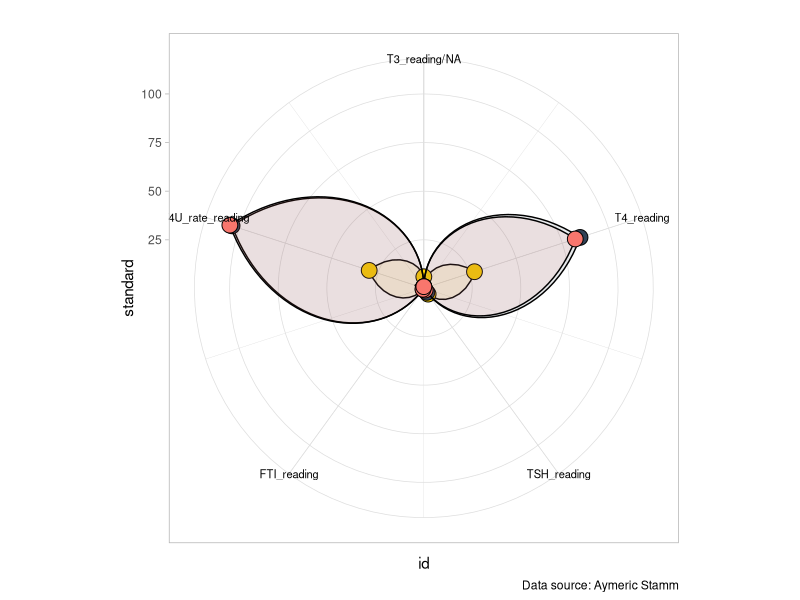

The R source for this figure:
## ---- chunk 1
library(tidyverse)
library(readr)

library(ggplot2)
## ---- chunk 2
data1 <- read.csv("../../A_Datas/df_tidy_for_db3.csv",encoding = 'UTF-8')
head(data1)
## ---- chunk 3
data2 <- data1 %>% 
    filter(indicateur == 'patient_gender', p_n == 0) %>% 
    select(-c(p_n, indicateur))

AddRow=c(NA, 
         nrow(data2)+1, 
         data2[1,(ncol(data2)-1):ncol(data2)])
data2 <- rbind(data2, as.numeric(AddRow))

data2 <- data2 %>% 
  mutate(id = c(1:6))
data2  %>%
  ggplot(aes(x=id)) +
  geom_polygon(aes(y=standard),color = "black", fill= "#ffd200",alpha=0.1)+
  geom_point(aes(y=standard, fill= "#ffd200"),size=5,shape=21,color = 'black',fill= "#ffd200")+
  
  geom_polygon(aes(y=mean),color = "black", fill= "#304156",alpha=0.1)+
  geom_point(aes(y=mean, fill= "#304156"),size=5,shape=21,color = 'black', fill= "#304156")+
  
  geom_polygon(aes(y=median),color = "black", fill= "#f8766d",alpha=0.1)+
  geom_point(aes(y=median, fill= "#f8766d"),size=5,shape=21,color = 'black', fill= "#f8766d")+
  
  coord_polar() +
  scale_x_continuous(breaks = data2$id,labels=data2$name)+
  theme_light()+
  theme(axis.text.x=element_text(size = 8,colour="black"))+
    labs(
    title = " ",
    # subtitle = " ",
    caption = "Data source: Aymeric Stamm"  )
